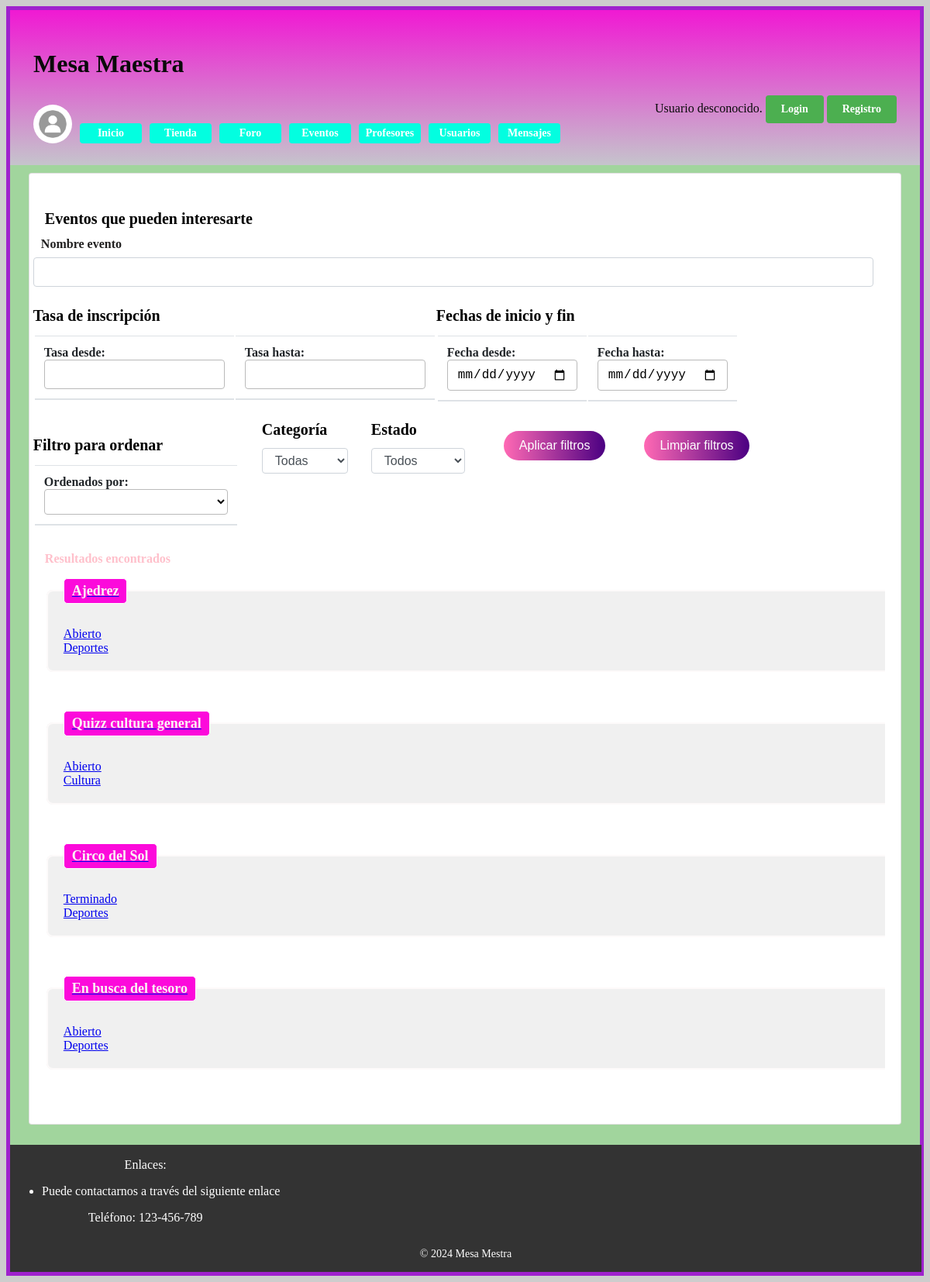
The page /eventos.php on the database its author committed.
### tables this page shows
CREATE TABLE `eventos` (
  `idEvento` int(11) NOT NULL,
  `inscritos` int(11) DEFAULT NULL,
  `categoria` varchar(255) DEFAULT NULL,
  `numJugadores` int(11) DEFAULT NULL,
  `nombre` varchar(255) DEFAULT NULL,
  `descripcion` text DEFAULT NULL,
  `fecha` date DEFAULT NULL,
  `lugar` varchar(255) DEFAULT NULL,
  `estado` varchar(50) DEFAULT NULL,
  `premio` varchar(255) DEFAULT NULL,
  `ganador` varchar(255) DEFAULT NULL,
  `tasaInscripcion` decimal(10,2) DEFAULT NULL
);

### eventos.php (called while the page is built, shortened)
<?php
require_once 'includes/src/Eventos/listaEventos.php';
$form = new es\ucm\fdi\aw\src\Eventos\FormularioBusquedaEventos();
    $htmlFormLogin = $form->gestiona();
?>

### includes/src/Eventos/Evento.php (called while the page is built, shortened)
<?php
class Evento
{
    private $idEvento;
    private $categoria;
    public $nombre;
   private $estado;
    private function __construct($idTorneo, $inscritos, $categoria, $numJugadores, $nombreTorneo,$descripcionEvento,$fecha,$lugar,$estado,$premio,$ganador,$inscripcion)
    {
        $this->idEvento = intval($idTorneo);
        $this->categoria = $categoria;
        $this->nombre = $nombreTorneo;
        $this->estado = $estado;
    }
    public function getId()
    {
        return $this->idEvento;
    }
    public function getEvento()
    {
        return $this->nombre;
    }
    public function getCategoria()
    {
        return $this->categoria;
    }
    public function getEstado(){
        return $this->estado;
    }
    public static function listaEventosBusqueda($buscar, $buscaPrecioDesde, $buscaPrecioHasta, $fechaDesde, $fechaHasta, $orden, $categoria, $estado)
    {
        $conn = BD::getInstance()->getConexionBd();
        $query = "SELECT * FROM eventos WHERE 1";
        $rs = $conn->query($query);
        $eventos = [];
        if ($rs) {
            while ($fila = $rs->fetch_assoc()) {
                $evento = new Evento(
                    $fila['idEvento'],
                    $fila['inscritos'],
                    $fila['categoria'],
                    $fila['numJugadores'],
                    $fila['nombre'],
                    $fila['descripcion'],
                    $fila['fecha'],
                    $fila['lugar'],
                    $fila['estado'],
                    $fila['premio'],
                    $fila['ganador'],
                    $fila['tasaInscripcion']
                );
                $eventos[] = $evento;
            }
        }
        return $eventos;
    }
}

### includes/src/BD.php (called while the page is built, shortened)
<?php
class BD
{
    private static $instancia;
    public static function getInstance()
    {
        if (!self::$instancia instanceof self) {
            self::$instancia = new static();
        }
        return self::$instancia;
    }
    private $rutaRaizApp;
    private $inicializada;
    private function __construct()
    {
        $this->inicializada = false;
    }
    public function init($bdDatosConexion, $rutaApp = RUTA_APP, $dirInstalacion = __DIR__. '/../')
    {
        if (!$this->inicializada) {
            $this->rutaRaizApp = $rutaApp;
            $this->inicializada = true;
        }
    }
    public function resuelve($path = '')
    {
        $rutaAppLongitudPrefijo = mb_strlen($this->rutaRaizApp);
        return $this->rutaRaizApp . $path;
    }
}

### includes/vistas/helpers/utils.php (called while the page is built, shortened)
<?php
function resuelve($path = ''){
    $app = \es\ucm\fdi\aw\src\BD::getInstance();
    $url = $app->resuelve($path);
    return $url;
}

### includes/src/Eventos/listaEventos.php (the view, shortened to what this page needs)
<?php
    $contenidoPrincipal = listaEventos();
?>
<?php
function listaeventos()
{
    $eventos = Evento::listarEventos();
    $html = "<div class='eventos'>";
    foreach ($eventos as $evento) {
        $html .= visualizaEvento($evento);
    }
    $html .= "</div>";
    return $html;
}
function listaeventosBusqueda($buscar, $buscaPrecioDesde, $buscaPrecioHasta, $fechaDesde, $fechaHasta, $orden, $categoria, $estado)
{
    $eventos = Evento::listaEventosBusqueda($buscar, $buscaPrecioDesde, $buscaPrecioHasta, $fechaDesde, $fechaHasta, $orden, $categoria, $estado);
    $html = "<div class='eventos'>";
    foreach ($eventos as $evento) {
        $html .= visualizaEvento($evento);
    }
    $html .= "</div>";
    return $html;
}
function visualizaEvento($evento)
{
    $html = '<div class="Evento">';
    $html .= '<div>';
    $rutaCaract = resuelve('/includes/src/Eventos/caracteristicasEvento.php');
    $html .= '<a href="'.$rutaCaract.'?id=' . $evento->getId() . '">';
    $html .= '<fieldset>';
    $html .= '<legend>' . $evento->getEvento() . '</legend>';
    $html .= '<p>' . $evento->getEstado() . '</p>';
    $html .= '<ul>';
    $html .= '<li>' . $evento->getCategoria() . '</li>';
    $html .= '</ul>';
    $html .= '</fieldset>';
    $html .= '</div>';
    $html .= '</div>';
    return $html;
}
?>

### css/estilo.css (style rules this page uses)
body { background-color: #CDCDCD; }
fieldset { border: 2px solid #fdfafa; border-radius: 8px; padding: 20px; margin-bottom: 20px; width: 100%; background-color: #f0f0f0; }
legend { font-size: 18px; font-weight: bold; color: #faf5f5; padding: 5px 10px; background-color: #fc0adb; border: 1px solid #ffffff; border-radius: 5px; margin-bottom: 10px; }
fieldset p { margin: 0px 0; }
fieldset ul { list-style-type: none; padding: 0; margin: 0; }
fieldset ul li { margin-bottom: 0px; }
footer a { color: #fff; text-decoration: none; transition: color 0.3s ease; }
.evento { margin-bottom: 50px; }

### rows shown on the page
eventos: nombre "Ajedrez", estado "Abierto", categoria "Deportes"
eventos: nombre "Quizz cultura general", estado "Abierto", categoria "Cultura"
eventos: nombre "Circo del Sol", estado "Terminado", categoria "Deportes"
eventos: nombre "En busca del tesoro", estado "Abierto", categoria "Deportes"

### other values the page prints
$params['cabecera'] "Mesa Maestra"
